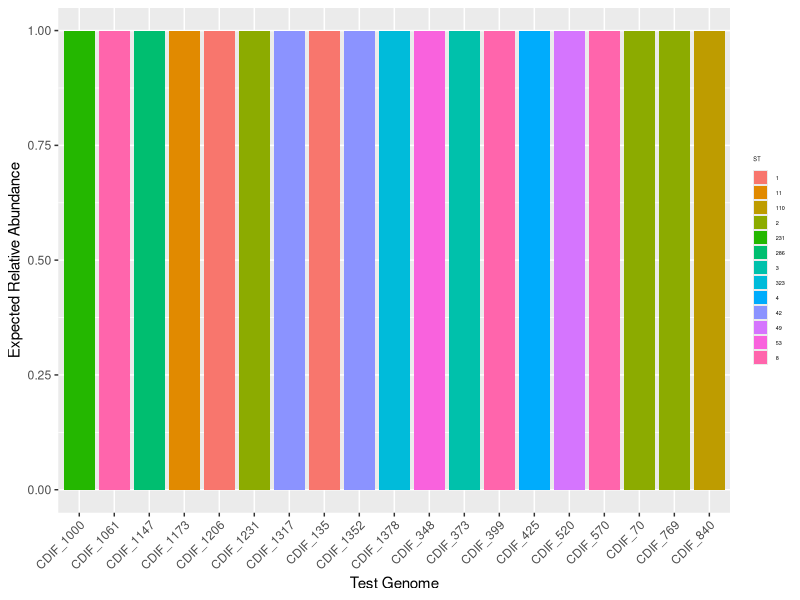
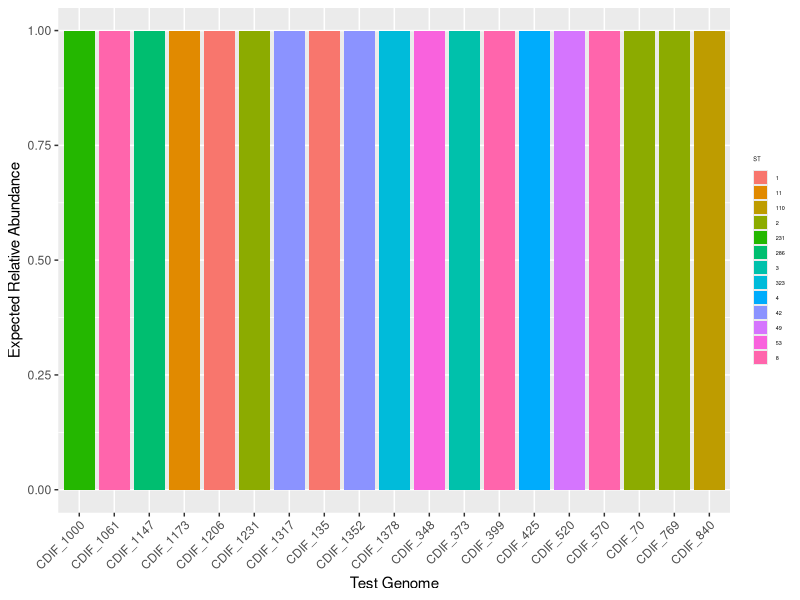
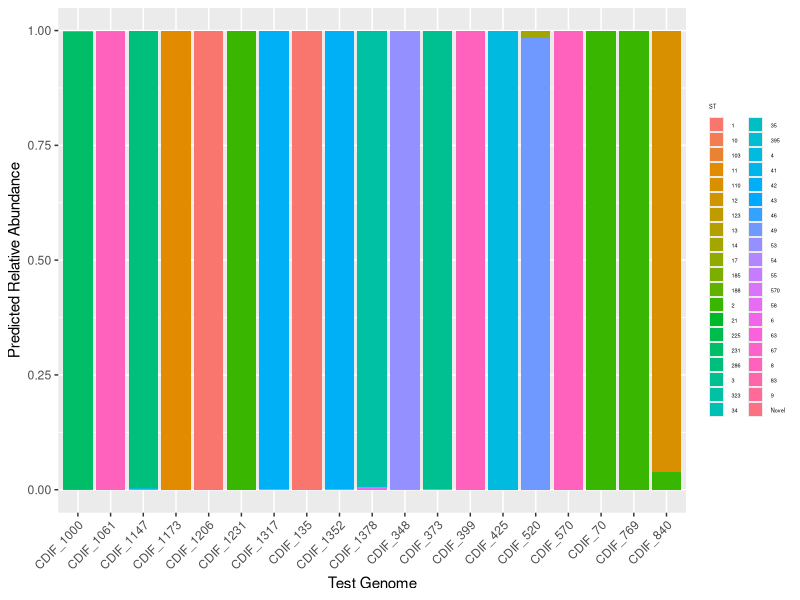
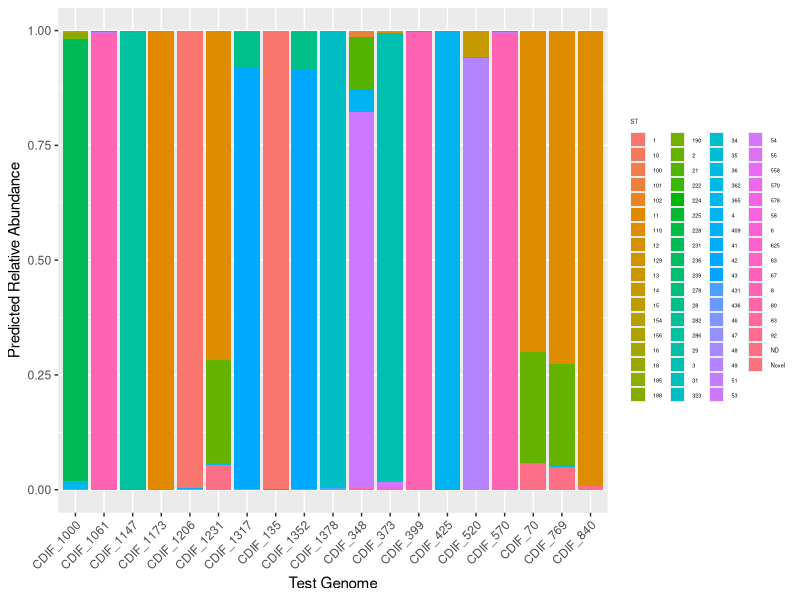

Here is the R script that generated these plots, in order:

library(tidyverse)
library(ggplot2)
library(dplyr)
library(tidyr)



              # Read in data: 
              MLST<-read_tsv('good_genomes_with_st_and_clade.tsv')
              MLST<-MLST %>% rename(ref_strain=genome_id)
              MLST$ref_strain =gsub('_SB','', MLST$ref_strain)
              #Relative abundance matrix 
              Limited_core<-read_csv('StrainEst_abundance_matrix_core.csv')
              #Relative abundance matrix
              Core_test<-read_csv('2021-06-02_core_allGenomes_StrainEst_abundance_matrix.csv')


################## Limited_core: 
#The first dataset we're using is a relative abundance matrix of c. diff genomes that 
#contains limited genomes in the reference database and core variants only. 
#We will first simplify the variable names then merge with the MLST dataset. 
              
              #remove The column (test strain)  CDIF_SB_388 .
              Limited_core = subset(Limited_core, select = -c(CDIF_SB_388__aln_sort.bam) )
              # Change OTU column name and shorten character strings in ref_Strain in core and MLST
              Limited_core<-Limited_core %>% rename(ref_strain=OTU)
              Limited_core$ref_strain =gsub('_R1.*','', Limited_core$ref_strain)
              Limited_core$ref_strain =gsub('_SB','', Limited_core$ref_strain)
              
              
              # Merge with MLST data. Merge by observations that are in both datasets.
              merged<- inner_join(Limited_core, MLST, by = "ref_strain")
              
              # Convert into longer data frame
              longer_merged <- merged %>% pivot_longer(CDIF_SB_70__aln_sort.bam:CDIF_SB_348__aln_sort.bam, names_to = "test_strain", values_to = "rel_abundance")
              
              # Shorten character strings for each test strain
              longer_merged$test_strain =gsub('__aln.*','', longer_merged$test_strain)
              longer_merged$test_strain =gsub('_SB','', longer_merged$test_strain)
              
              # First filter to exclude non-matches (relative abundance <0)
              long3<-longer_merged%>%filter(longer_merged$rel_abundance >0)

# 1) Plot predicted relative abundances of each test genome by Sequence Type (ST)
# Plot with ST fill
              pred_lim_core<-ggplot(long3, aes(fill=ST, y=rel_abundance, x=test_strain)) + xlab("Test Genome") + 
                ylab("Predicted Relative Abundance")+ labs(fill = "ST")+ 
                geom_bar(position="fill", stat="identity")+ 
                theme(axis.text.x = element_text(angle = 45, hjust=1), 
                      legend.title = element_text(size = 4), 
                      legend.text = element_text(size = 4),
                      legend.key.size = unit(0.75, "lines"))+ #point out these adjustments
                guides(shape = guide_legend(override.aes = list(size = 0.5)), 
                       color = guide_legend(override.aes = list(size = 0.5)))


              # Create Actual MLST dataset
              # First subset test genomes from MLST
              TSvec<-c(long3$test_strain)
              MLST2<-filter(MLST, ref_strain %in% TSvec)
              # Make actual rel_abd variable to show expected relative abundance and ST for each test genome
              MLST2<-MLST2%>%mutate(actual_rel_abd= ST>0)
              MLST2$actual_rel_abd [MLST2$actual_rel_abd == "true"] <- 1
              # Rename actual/predicted variables
              MLST2<-MLST2%>%rename(actual_ST="ST", test_strain="ref_strain")


              #   #2)Plot Expected Relative Abundance
              exp_lim<-ggplot(MLST2, aes(fill=actual_ST, y=actual_rel_abd, x=test_strain)) + 
                xlab("Test Genome") + 
                ylab("Expected Relative Abundance") + 
                labs(fill= "ST")+
                geom_bar( position= "fill", stat="identity") + 
                theme(axis.text.x = element_text(angle = 45, hjust=1), 
                      legend.title = element_text(size = 4), 
                      legend.text = element_text(size = 4),
                      legend.key.size = unit(0.75, "lines"))+ #point out these adjustments
                guides(shape = guide_legend(override.aes = list(size = 0.5)), 
                       color = guide_legend(override.aes = list(size = 0.5)))
              
              
# # 3) Facet predicted ST plot with expected ST plot
#     # Merge actual data with predicted data, based on test strain.
# facet_data <-left_join(long3, MLST2, by="test_strain")
# facet_data<-facet_data[order(facet_data$test_strain),]
# 
#     # Convert facet_data into longer dataset
# long_fd<-gather(facet_data, "rel_abd", "rel_abd_value", rel_abundance, actual_rel_abd)
# long_fd<-gather(long_fd, "ST", "ST_value", ST, actual_ST)
# long_fd<-long_fd [-c(153:456), ]
# long_fd<-long_fd[order(long_fd$test_strain, long_fd$rel_abd_value),]
# 

# 
#   # Assign name to plot with combined data
              # pl<-ggplot(long_fd, aes(x=test_strain, y=rel_abd_value, fill = ST_value))  +
              #   geom_bar(position="fill", stat="identity")+ xlab("Test Genome") +
              #   ylab("Relative Abundance") + labs(fill = "ST") +
              #   ggtitle("Limited Genomes Core Variants Reference Database") +
              #   theme(axis.text.x = element_text(angle = 45, hjust=1, size=10),
              #         axis.text.y=element_text(size=10),
              #         axis.title = element_text(size=10),
              #         legend.key.size = unit(0.75, 'lines'),
              #         legend.text=element_text(size=4),
              #         strip.text.x = element_text(size = 10),
              #         legend.title=element_text(size=4))+
              #   guides(shape = guide_legend(override.aes = list(size = 0.5)), 
              #          color = guide_legend(override.aes = list(size = 0.5)))
              

#     # Assign names for strip labels
# abd.labs<-c()
# names(abd.labs)<-c()
# st.labs<-c()
# names(st.labs)<-c()
# 
# limited_genomes_facet_plot<-pl+facet_wrap()








############ All genomes core: This second dataset we're using is a relative abundance matrix of c. diff genomes that 
#contains all genomes in the reference database and core variants only. 

                # Remove The column (test strain)  CDIF_SB_388 .
                Core_test = subset(Core_test, select = -c(CDIF_SB_388__aln_sort.bam) )
                #Rename first column (reference strain)
                Core_test<-Core_test %>% rename(ref_strain=OTU)
                
                #Shorten character strings in ref_Strain
                Core_test$ref_strain =gsub('_R1.*','', Core_test$ref_strain)
                Core_test$ref_strain =gsub('_SB','', Core_test$ref_strain)
                
                
                # Merge observations that are in both datasets
                merged3<- inner_join(Core_test, MLST, by = "ref_strain")
                # Convert into longer data frame
                longer_merged3 <- merged3 %>% pivot_longer(CDIF_SB_70__aln_sort.bam:CDIF_SB_348__aln_sort.bam, names_to = "Test Strain", values_to = "Relative Abundances")
                
                #rename
                longer_merged3<-longer_merged3 %>% rename(test_strain= "Test Strain")
                longer_merged3<-longer_merged3 %>% rename(rel_abundance= "Relative Abundances")
                #shorten strings
                longer_merged3$test_strain =gsub('__aln.*','', longer_merged3$test_strain)
                longer_merged3$test_strain =gsub('_SB','', longer_merged3$test_strain)
                #filter to exclude irrelevant ST/ref strains
                longer_merged_3<-longer_merged3%>%filter(longer_merged3$rel_abundance >0)
                


                # 1) Plot predicted relative abundance 
                # Make plot with ST fill
                pred_all_core<-ggplot(longer_merged_3, aes(fill=ST, y=rel_abundance, x=test_strain)) + 
                  xlab("Test Genome") + ylab("Predicted Relative Abundance")+ 
                  labs(fill = "ST")+ geom_bar(position="fill", stat="identity")+ 
                  theme(axis.text.x = element_text(angle = 45, hjust=1), 
                        legend.title = element_text(size = 4), 
                        legend.text = element_text(size = 4),
                        legend.key.size = unit(0.75, "lines"))+ #point out these adjustments
                  guides(shape = guide_legend(override.aes = list(size = 0.5)), 
                         color = guide_legend(override.aes = list(size = 0.5)))


              #Subset test genomes from MLST
              TSvec7<-c(longer_merged_3$test_strain)
              MLST2<-filter(MLST, ref_strain %in% TSvec7)
              #add actual rel_abd
              MLST2<-MLST2%>%mutate(actual_rel_abd= ST>0)
              #Rename actual/predicted variables
              MLST2<-MLST2%>%rename(actual_ST="ST", test_strain="ref_strain")
              MLST2$actual_rel_abd [MLST2$actual_rel_abd == "true"] <- 1

 # 2) Plot Expected ST rel_abundance             
              exp_all<- ggplot(MLST2, aes(fill=actual_ST, y=actual_rel_abd, x=test_strain)) +
                xlab("Test Genome") +
                ylab("Expected Relative Abundance") + 
                labs(fill="ST")+
                geom_bar( position= "fill", stat="identity") + 
                theme(axis.text.x = element_text(angle = 45, hjust=1), 
                      legend.title = element_text(size = 4), 
                      legend.text = element_text(size = 4),
                      legend.key.size = unit(0.75, "lines"))+ #point out these adjustments
                guides(shape = guide_legend(override.aes = list(size = 0.5)), 
                       color = guide_legend(override.aes = list(size = 0.5)))


              # # Facet full ST plot with actual ST plot
              # # Merge with actual MLST dataset
              # h8<-left_join(longer_merged_3, MLST2, by="test_strain")
              # h8<-h8[order(h8$test_strain),]
              # #gather group_plot into longer dataset
              # lh8<-gather(h8, "rel_abd", "rel_abd_value", rel_abundance, actual_rel_abd)
              # lh8<-gather(lh8, "ST", "ST_value", ST, actual_ST)
              # lh8<-lh8 [-c(283:846), ]
              # lh8<-lh8[order(lh8$test_strain, lh8$rel_abd_value),]

# # 3) Facet plots together
              # p8<-ggplot(lh8, aes(x=test_strain, y=rel_abd_value, fill = ST_value))  +
              #   geom_bar(position="fill", stat="identity")+ xlab("Test Genome") + ylab("Relative Abundance") +
              #   labs(fill = "Sequence Type") +ggtitle(" All Genomes Core with Test Strains") +
              #   theme(axis.text.x = element_text(angle = 45, hjust=1, size=10),
              #         axis.text.y=element_text(size=10),
              #         axis.title = element_text(size=10),
              #         legend.key.size = unit(0.75, 'lines'),
              #         legend.text=element_text(size=4),
              #         strip.text.x = element_text(size = 10),
              #         legend.title=element_text(size=4))+
              #   guides(shape = guide_legend(override.aes = list(size = 0.5)), 
              #          color = guide_legend(override.aes = list(size = 0.5)))
              
# all_genomes_facet_plot<-p8+facet_wrap(vars(rel_abd, ST), 
#                                       ncol=1,labeller=labeller(rel_abd=abd.labs, ST=st.labs))



